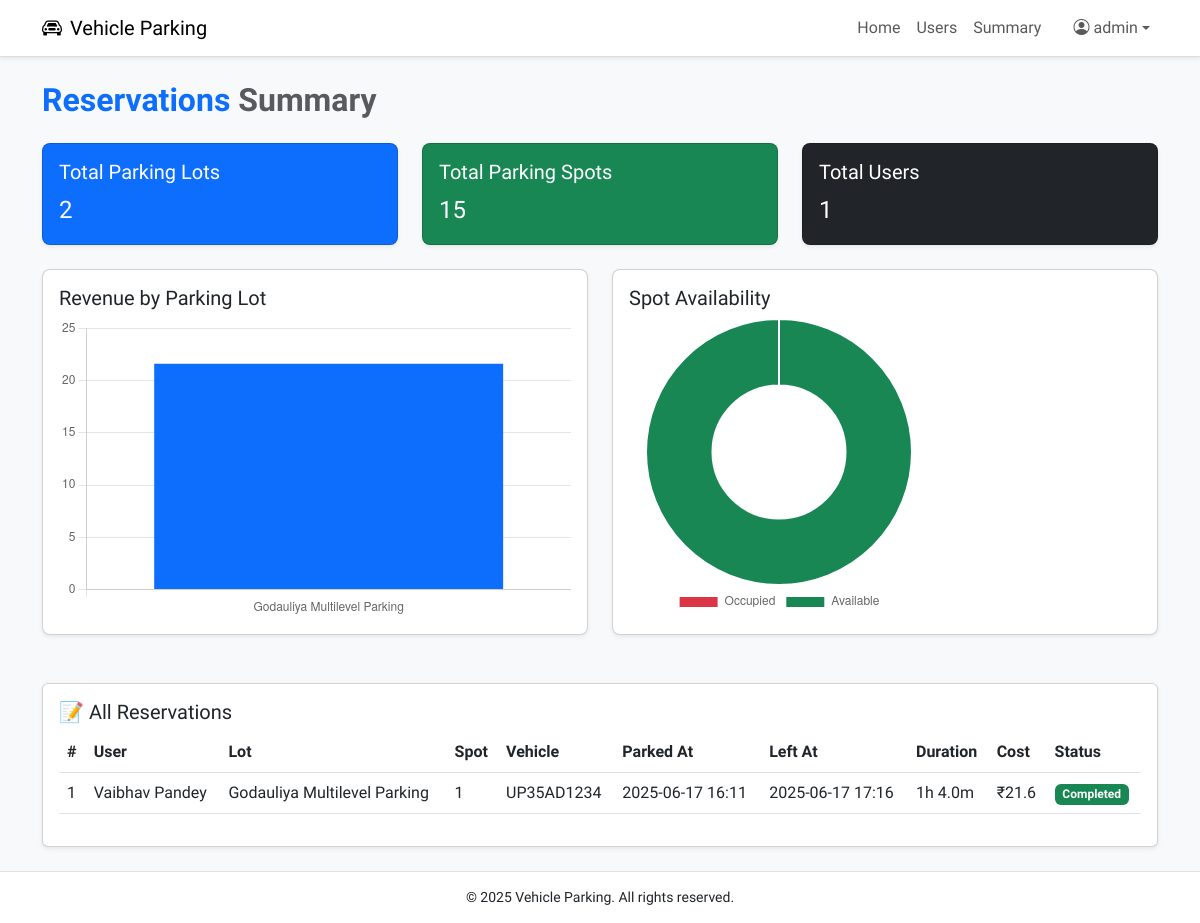
The app's page /admin/summary (signed in), older data.
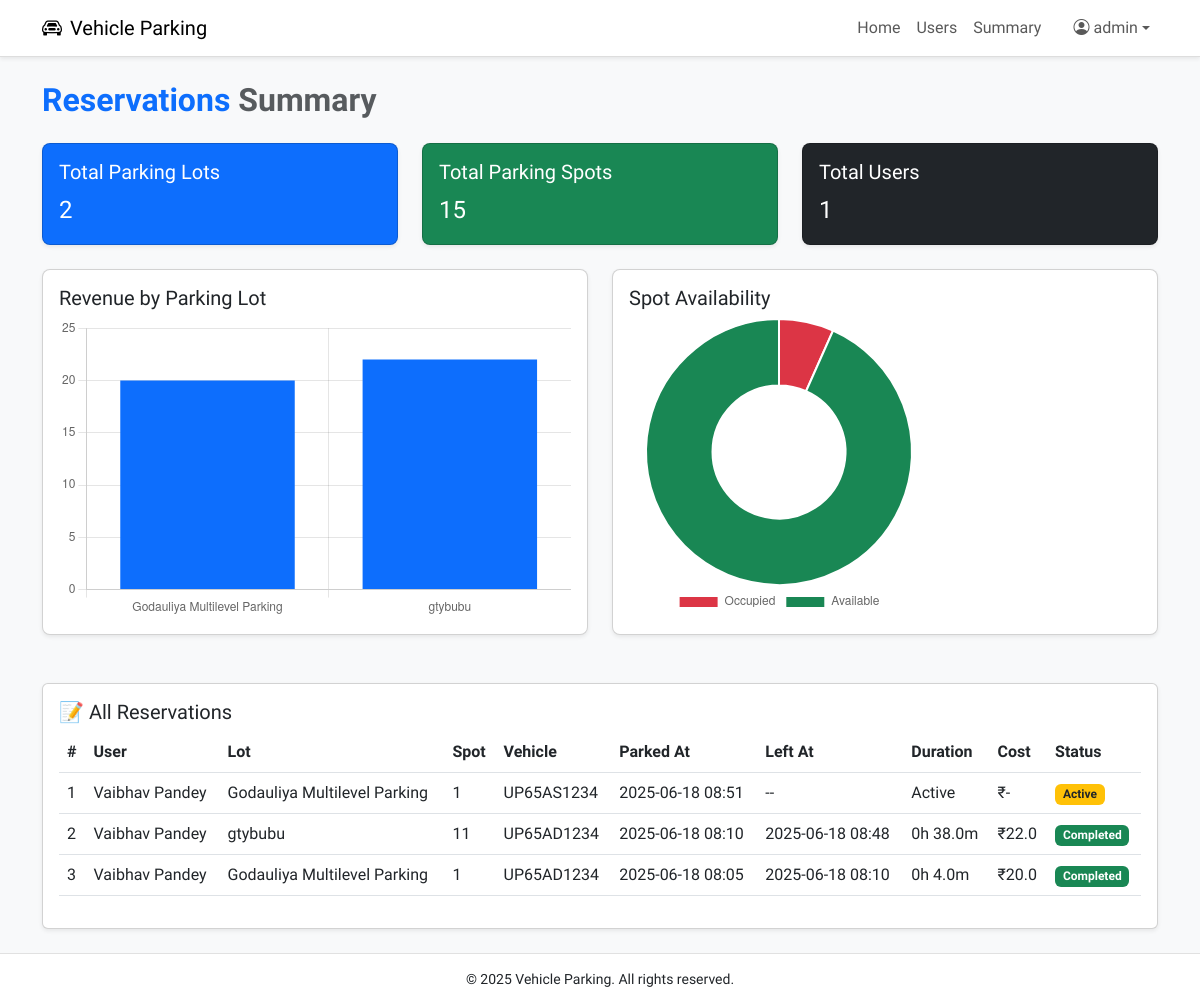
The same page, newer data.
### models.py (models this page shows, shortened)
class Reservation(db.Model):
    __tablename__ = 'reservation'
    id = db.Column(db.Integer, primary_key=True)
    spot_id = db.Column(db.Integer, db.ForeignKey('parking_spot.id'), nullable=False)
    user_id = db.Column(db.Integer, db.ForeignKey('user.id'), nullable=False)
    vehicle_number = db.Column(db.String(20), nullable=False)
    parking_timestamp = db.Column(db.DateTime, default=datetime.utcnow)
    leaving_timestamp = db.Column(db.DateTime)
    parking_cost = db.Column(db.Float)
    is_active = db.Column(db.Boolean, default=True)

class User(db.Model, UserMixin):
    __tablename__ = 'user'
    id = db.Column(db.Integer, primary_key=True)
    username = db.Column(db.String(100), unique=True, nullable=False)
    full_name = db.Column(db.String(100), nullable=False)
    email = db.Column(db.String(100), unique=True, nullable=False)
    password_hash = db.Column(db.String(200), nullable=False)
    address = db.Column(db.String(200))
    pin_code = db.Column(db.String(10))
    role = db.Column(db.String(20), nullable=False, default='user')
    created_at = db.Column(db.DateTime, default=datetime.utcnow)
    reservations = db.relationship('Reservation', backref='user', lazy=True)

class ParkingLot(db.Model):
    __tablename__ = 'parking_lot'
    id = db.Column(db.Integer, primary_key=True)
    city_id = db.Column(db.Integer, db.ForeignKey('city.id'), nullable=False)
    prime_location_name = db.Column(db.String(100), nullable=False)
    address = db.Column(db.String(200))
    pin_code = db.Column(db.String(10))
    price_per_hour = db.Column(db.Float, nullable=False)
    max_spots = db.Column(db.Integer, nullable=False)
    created_at = db.Column(db.DateTime, default=datetime.utcnow)
    spots = db.relationship('ParkingSpot', backref='lot', cascade='all, delete-orphan', lazy=True)

class ParkingSpot(db.Model):
    __tablename__ = 'parking_spot'
    id = db.Column(db.Integer, primary_key=True)
    lot_id = db.Column(db.Integer, db.ForeignKey('parking_lot.id', ondelete='CASCADE'), nullable=False)
    status = db.Column(db.String(1), default='A')  # A = Available, O = Occupied
    created_at = db.Column(db.DateTime, default=datetime.utcnow)
    reservation = db.relationship('Reservation', backref='spot', uselist=False)

### controllers/admin.py (the view)
@admin_bp.route('/summary')
@login_required
@admin_required
def summary():
    total_lots = ParkingLot.query.count()
    total_spots = ParkingSpot.query.count()
    total_users = User.query.filter_by(role='user').count()
    revenue_data = (
        db.session.query(
            ParkingLot.prime_location_name,
            func.coalesce(func.sum(Reservation.parking_cost), 0)
        )
        .join(ParkingSpot, ParkingSpot.lot_id == ParkingLot.id)
        .join(Reservation, Reservation.spot_id == ParkingSpot.id)
        .filter(Reservation.is_active == False)
        .group_by(ParkingLot.prime_location_name)
        .all()
    )
    chart_labels = [lot for lot, _ in revenue_data]
    chart_values = [revenue for _, revenue in revenue_data]
    total_available = ParkingSpot.query.filter_by(status='A').count()
    total_occupied = ParkingSpot.query.filter_by(status='O').count()
    reservations = Reservation.query.order_by(Reservation.parking_timestamp.desc()).all()
    return render_template(
        'admin/summary.html',
        total_lots=total_lots,
        total_spots=total_spots,
        total_users=total_users,
        chart_labels=chart_labels,
        chart_values=chart_values,
        available=total_available,
        occupied=total_occupied,
        reservations=reservations
    )

### app.py (called while the page is built)
@login_manager.user_loader
def load_user(user_id):
    user_type = session.get('user_type')
    if user_type == 'user':
        return User.query.get(int(user_id))
    elif user_type == 'admin':
        return Admin.query.get(int(user_id))
    return None

### templates/admin/summary.html (shortened to what the changed rows need)
{% extends 'base.html' %}
{% block content %}
<div class="container py-4">
    <h2 class="fw-bold mb-4 text-primary">Reservations <span class="text-muted">Summary</span></h2>
    <div class="row mb-5">
        <div class="col-md-6">
            <div class="card square-card shadow-sm">
                <div class="card-body">
                    <div style="height: 300px;">
                        <canvas id="revenueChart" width="100%" height="100%"></canvas>
                    </div>
                </div>
            </div>
        </div>
        <div class="col-md-6">
            <div class="card square-card shadow-sm">
                <div class="card-body">
                    <div style="height: 300px;">
                        <canvas id="availabilityChart" width="100%" height="100%"></canvas>
                    </div>
                </div>
            </div>
        </div>
    </div>
    <div class="card shadow-sm">
        <div class="card-body">
            <table class="table table-hover">
                <thead>
                    <tr>
                        <th>#</th>
                        <th>User</th>
                        <th>Lot</th>
                        <th>Spot</th>
                        <th>Vehicle</th>
                        <th>Parked At</th>
                        <th>Left At</th>
                        <th>Duration</th>
                        <th>Cost</th>
                        <th>Status</th>
                    </tr>
                </thead>
                <tbody>
                    {% for r in reservations %}
                    <tr>
                        <td>{{ loop.index }}</td>
                        <td>{{ r.user.full_name }}</td>
                        <td>{{ r.spot.lot.prime_location_name }}</td>
                        <td>{{ r.spot.id }}</td>
                        <td>{{ r.vehicle_number }}</td>
                        <td>{{ r.parking_timestamp.strftime('%Y-%m-%d %H:%M') }}</td>
                        <td>
                            {% if r.leaving_timestamp %}
                                {{ r.leaving_timestamp.strftime('%Y-%m-%d %H:%M') }}
                            {% else %}
                                --
                            {% endif %}
                        </td>
                        <td>
                            {% if r.leaving_timestamp %}
                                {{ ((r.leaving_timestamp - r.parking_timestamp).total_seconds() // 3600)|int }}h
                                {{ ((r.leaving_timestamp - r.parking_timestamp).total_seconds() % 3600) // 60|int }}m
                            {% else %}
                                Active
                            {% endif %}
                        </td>
                        <td>₹{{ r.parking_cost if r.parking_cost else '-' }}</td>
                        <td>
                            {% if r.is_active %}
                                <span class="badge bg-warning text-dark">Active</span>
                            {% else %}
                                <span class="badge bg-success">Completed</span>
                            {% endif %}
                        </td>
                    </tr>
                    {% endfor %}
                </tbody>
            </table>
        </div>
    </div>
</div>
<script>
    const revenueCtx = document.getElementById('revenueChart').getContext('2d');
    new Chart(revenueCtx, {
        type: 'bar',
        data: {
            labels: {{ chart_labels | tojson | safe }},
            datasets: [{
                label: 'Revenue (₹)',
                data: {{ chart_values | tojson | safe }},
                backgroundColor: '#0d6efd'
            }]
        },
        options: {
            responsive: true,
            maintainAspectRatio: false,
            plugins: {
                legend: { display: false }
            },
            scales: {
                y: { beginAtZero: true }
            }
        }
    });
    const availabilityCtx = document.getElementById('availabilityChart').getContext('2d');
    new Chart(availabilityCtx, {
        type: 'doughnut',
        data: {
            labels: ['Occupied', 'Available'],
            datasets: [{
                data: {{ [occupied, available] | tojson }},
                backgroundColor: ['#dc3545', '#198754']
            }]
        },
        options: {
            responsive: true,
            plugins: {
                legend: { position: 'bottom' }
            }
        }
    });
</script>
{% endblock %}

Row changes from the older to the newer data that the page shows:
changed Reservation (number 1 of 3 on the later page): vehicle_number "UP35AD1234" → "UP65AS1234"; parking_timestamp "2025-06-17 16:11" → "2025-06-18 08:51"; parking_cost "21.6" → "-"; leaving_timestamp "2025-06-17 17:16" → (not shown); leaving_timestamp+parking_timestamp "1" → (not shown); leaving_timestamp+parking_timestamp "4.0" → (not shown); leaving_timestamp "h m" → "-- Active"; is_active "Completed" → "Active"
added Reservation: user.full_name "Vaibhav Pandey", spot.lot.prime_location_name "gtybubu", spot.id "11", vehicle_number "UP65AD1234", parking_timestamp "2025-06-18 08:10", leaving_timestamp "2025-06-18 08:48", leaving_timestamp+parking_timestamp "0", leaving_timestamp+parking_timestamp "38.0", parking_cost "22.0", is_active "Completed"
added Reservation: user.full_name "Vaibhav Pandey", spot.lot.prime_location_name "Godauliya Multilevel Parking", spot.id "1", vehicle_number "UP65AD1234", parking_timestamp "2025-06-18 08:05", leaving_timestamp "2025-06-18 08:10", leaving_timestamp+parking_timestamp "0", leaving_timestamp+parking_timestamp "4.0", parking_cost "20.0", is_active "Completed"
Text that changed along with them:
chart data {{ chart_labels | tojson | safe }}: ["Godauliya Multilevel Parking"] → ["Godauliya Multilevel Parking", "gtybubu"]
chart data {{ chart_values | tojson | safe }}: [21.6] → [20.0, 22.0]
chart data {{ [occupied, available] | tojson }}: [0, 15] → [1, 14]
